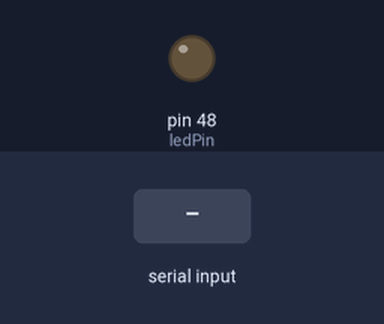
Bench run of a sketch on a simulated Arduino Mega 2560, built with avr-gcc and run on an emulated ATmega2560. Parts: output pins drawn as LEDs (lit = HIGH). The test bench sets the inputs (shaded band). What the sketch prints to the serial monitor is not drawn.

Above: at 1.7 s.
1.8 s: "H" received over Serial
At 2.2 s:
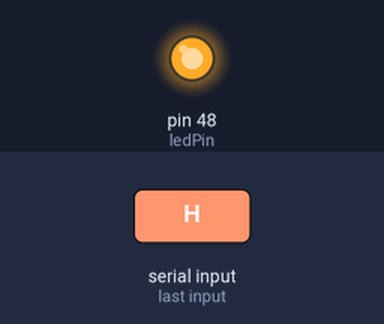
3.3 s: "1" received over Serial
At 4.0 s:
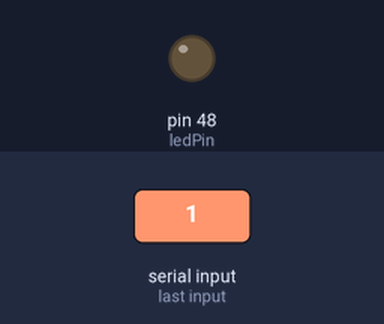
Timing chart, 0 to 6.3 s (numbered marks = the images above; inputs shaded):
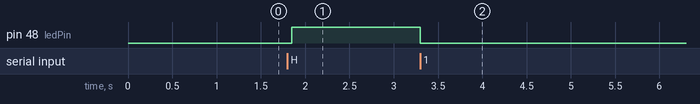

The sketch:

serial_arduino.ino
```cpp
char val;
int ledPin = 48;

void setup() {
  pinMode(ledPin, OUTPUT);
  Serial.begin(9600);
  Serial.println(val);
  delay(500);
  Serial.println("Starting");

}

void loop() {

  while (Serial.available()) {
    val = Serial.read();
  }

  if (val == 'H') {
    digitalWrite(ledPin, HIGH);
  } else {
    digitalWrite(ledPin, LOW);
  }

  delay(50);
}
```

Measured:
- after the input at 1.8 s, pin 48 (ledPin): LOW → HIGH after 0.05 s
- after the input at 3.3 s, pin 48 (ledPin): HIGH → LOW at once
